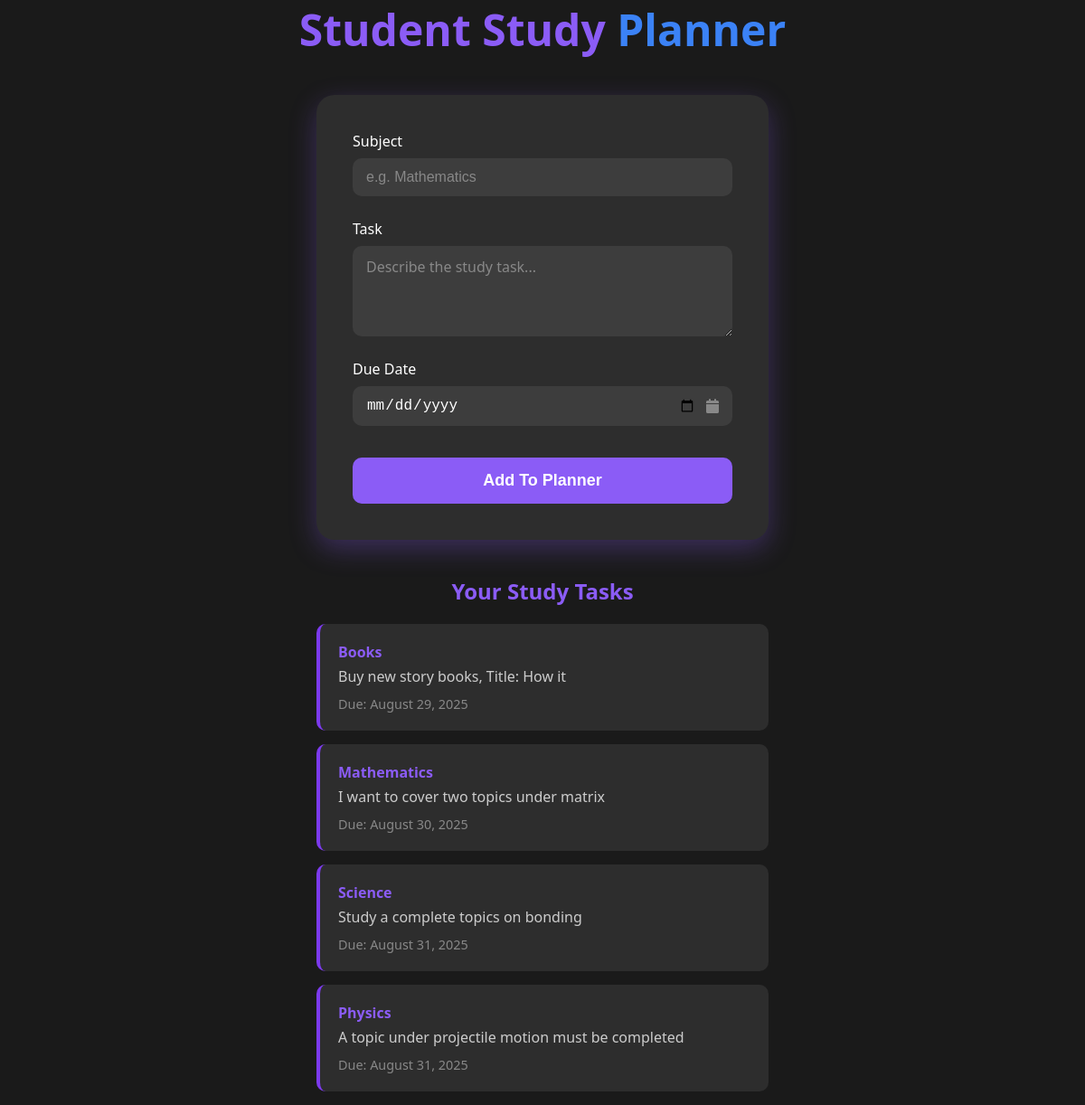
Page /student_study_planner.php on the committed database.
### tables this page shows
CREATE TABLE `study_goals` (
  `id` int(11) NOT NULL,
  `student_id` int(11) NOT NULL DEFAULT 1,
  `title` varchar(200) NOT NULL,
  `description` text DEFAULT NULL,
  `target_date` date DEFAULT NULL,
  `status` enum('Active','Completed','Abandoned') DEFAULT 'Active',
  `priority` enum('Low','Medium','High') DEFAULT 'Medium',
  `created_at` timestamp NOT NULL DEFAULT current_timestamp(),
  `completed_at` timestamp NULL DEFAULT NULL
);

### student_study_planner.php (the view, shortened to what this page needs)
<?php
require_once 'config.php';
$study_tasks = [];
try {
    $stmt = $pdo->prepare("SELECT * FROM study_goals WHERE student_id = ? ORDER BY target_date ASC");
    $stmt->execute([$_SESSION['student_id'] ?? 1]);
    $study_tasks = $stmt->fetchAll();
} catch (PDOException $e) {
}
?>
<!DOCTYPE html>
<html lang="en">
<head>
    <link href="https://cdnjs.cloudflare.com/ajax/libs/font-awesome/6.0.0/css/all.min.css" rel="stylesheet">
</head>
<body>
    <h1 class="title">
        <span class="purple">Student Study</span> <span class="blue">Planner</span>
    </h1>
    <div class="planner-card">
        <form method="POST" action="">
            <div class="form-group">
                <label for="subject">Subject</label>
                <input type="text" id="subject" name="subject" placeholder="e.g. Mathematics" required>
            </div>
            <div class="form-group">
                <label for="task">Task</label>
                <textarea id="task" name="task" placeholder="Describe the study task..." required></textarea>
            </div>
            <div class="form-group">
                <label for="due_date">Due Date</label>
                <div class="due-date-input">
                    <input type="date" id="due_date" name="due_date" placeholder="mm/dd/yyyy" required>
                </div>
            </div>
            <button type="submit" class="add-button">Add To Planner</button>
        </form>
    </div>
    <?php if (!empty($study_tasks)): ?>
        <div class="tasks-section">
            <h2 class="tasks-title">Your Study Tasks</h2>
            <?php foreach ($study_tasks as $task): ?>
                <div class="task-item">
                    <div class="task-subject"><?php echo htmlspecialchars($task['title']); ?></div>
                    <div class="task-description"><?php echo htmlspecialchars($task['description']); ?></div>
                    <div class="task-date">Due: <?php echo date('F j, Y', strtotime($task['target_date'])); ?></div>
                </div>
            <?php endforeach; ?>
        </div>
    <?php endif; ?>
</body>
</html>

### student_study_planner.php (style rules this page uses)
* { margin: 0; padding: 0; box-sizing: border-box; }
body { font-family: 'Segoe UI', Tahoma, Geneva, Verdana, sans-serif; background: #1a1a1a; min-height: 100vh; display: flex; flex-direction: column; align-items: center; justify-content: center; color: white; }
.title { text-align: center; margin-bottom: 40px; font-size: 3rem; font-weight: bold; }
.title .purple { color: #8b5cf6; }
.title .blue { color: #3b82f6; }
.planner-card { background: #2d2d2d; border-radius: 20px; padding: 40px; box-shadow: 0 10px 30px rgba(139, 92, 246, 0.3); width: 100%; max-width: 500px; margin: 0 auto; }
.form-group { margin-bottom: 25px; }
.form-group label { display: block; margin-bottom: 8px; font-weight: 500; color: white; }
.form-group input, .form-group textarea { width: 100%; padding: 12px 15px; border: none; border-radius: 10px; background: #3d3d3d; color: white; font-size: 16px; transition: all 0.3s ease; }
.form-group input::placeholder, .form-group textarea::placeholder { color: #888; }
.form-group textarea { resize: vertical; min-height: 100px; font-family: inherit; }
.due-date-input { position: relative; }
.due-date-input input[type="date"] { padding-right: 40px; }
.add-button { width: 100%; padding: 15px; background: #8b5cf6; color: white; border: none; border-radius: 10px; font-size: 18px; font-weight: 600; cursor: pointer; transition: all 0.3s ease; margin-top: 10px; }
.tasks-section { margin-top: 40px; width: 100%; max-width: 500px; }
.tasks-title { text-align: center; margin-bottom: 20px; color: #8b5cf6; font-size: 1.5rem; }
.task-item { background: #2d2d2d; border-radius: 10px; padding: 20px; margin-bottom: 15px; border-left: 4px solid #7c3aed; }
.task-subject { font-weight: bold; color: #8b5cf6; margin-bottom: 5px; }
.task-description { color: #ccc; margin-bottom: 10px; }
.task-date { color: #888; font-size: 0.9rem; }

### rows in the picture
study_goals: title "Books", description "Buy new story books, Title: How it", target_date "August 29, 2025"
study_goals: title "Mathematics", description "I want to cover two topics under matrix", target_date "August 30, 2025"
study_goals: title "Science", description "Study a complete topics on bonding", target_date "August 31, 2025"
study_goals: title "Physics", description "A topic under projectile motion must be completed", target_date "August 31, 2025"
